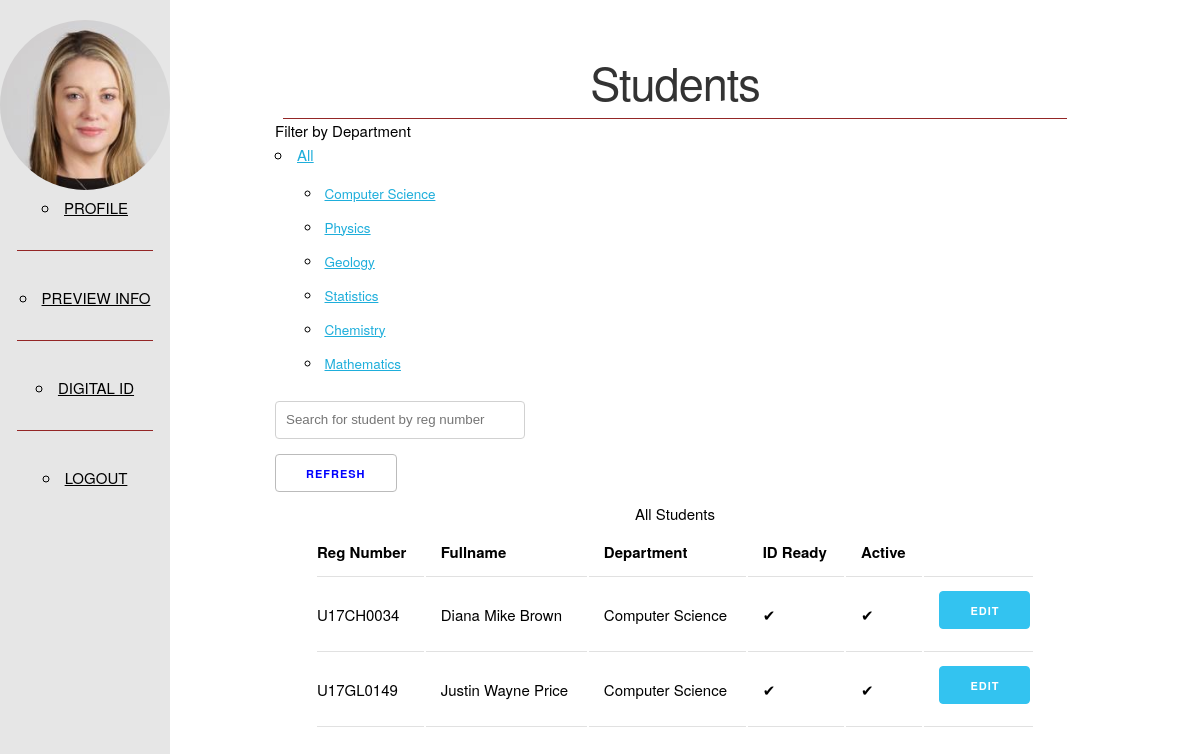
Page /admin/students/Computer Science (signed in) on the committed database.
### id_card/models.py (models this page shows, shortened)
class User(db.Model, UserMixin):
    __tablename__ = 'users'
    id = db.Column(db.Integer, primary_key=True)
    user_id = db.Column(db.String(64), unique=True, nullable=False)
    password_hash = db.Column(db.String(128))
    first_name = db.Column(db.String(128))
    middle_name = db.Column(db.String(128))
    last_name = db.Column(db.String(128))
    gender = db.Column(db.CHAR)
    state_of_origin = db.Column(db.String(64))
    blood_group = db.Column(db.String(5))
    dob = db.Column(db.Date)
    course = db.Column(db.String(64))
    department = db.Column(db.String(64))
    expiry_date = db.Column(db.Date)
    email = db.Column(db.String(128), unique=True, nullable=False)
    number = db.Column(db.String(64))
    address = db.Column(db.String(128))
    id_ready = db.Column(db.BOOLEAN, default=False)
    rusticated = db.Column(db.BOOLEAN, default=False)
    nok_fullname = db.Column(db.String(128))
    nok_address = db.Column(db.String(128))
    nok_number = db.Column(db.String(64))
    """ User role column instead of Role model.
    Roles are:
    : STUDENT
    : ADMIN
    """
    role = db.Column(db.String(64), nullable=False)
    is_active = db.Column(db.BOOLEAN, default=True)
    """PASSWORD METHODS AND VERIFICATION"""
    @property
    def password(self) -> AttributeError:
        raise AttributeError('PROPERTY NOT ACCESSIBLE')
    """----------------------------------------------------------"""
    """STATIC AND CLASS METHODS"""

### id_card/admin/views.py (the view)
@admin.route('/admin/students/<dep>')
@login_required
def filtered_students(dep):
    all = User.query.filter_by(role='STUDENT')
    deps = {user.department for user in all}
    students = User.query.filter_by(department=dep).order_by(User.user_id)
    return render_template('admin/students_by_dep.html', students=students, deps=deps)

### id_card/models.py (called while the page is built)
@login_manager.user_loader
def load_user(user_id):
    return User.query.get(user_id)

### id_card/templates/admin/students_by_dep.html (shortened to what this page needs)
{% extends "base.html" %}
{% block content %}
<div id="main">
    <div class="header">
        <h1>Students</h1>
    </div>
    <div class="content">
        <div class="pure-menu pure-menu-horizontal">
            <span class="pure-menu-heading">Filter by Department</span>
            <ul class="pure-menu-list">
                <li class="pure-menu-item pure-menu-has-children pure-menu-allow-hover">
                    <a href="{{ url_for('.students') }}" id="menuLink1" class="pure-menu-link">All</a>
                    <ul class="pure-menu-children">
                        {% for dep in deps %}
                        <li class="pure-menu-item">
                            <a href="{{ url_for('.filtered_students', dep=dep) }}" class="pure-menu-link">{{ dep }}</a>
                        </li>
                        {% endfor %}
                    </ul>
                </li>
            </ul>
        </div>
        <div class="">
            <input type="text" onkeyup="search()" placeholder="Search for student by reg number" id="searchBtn" style="min-width: 250px;">
        </div>
        <a class="button info" href="{{ url_for('.refresh') }}">Refresh</a>
        <table class="custom-table">
            <caption>All Students</caption>
            <thead>
                <tr>
                    <th>Reg Number</th>
                    <th>Fullname</th>
                    <th>Department</th>
                    <th>ID Ready</th>
                    <th>Active</th>
                    <th></th>
                </tr>
            </thead>
            <tbody>
                {% for st in students %}
                <tr class="{{st.user_id}}">
                    <td>{{ st.user_id }}</td>
                    <td>
                        {{ st.first_name }}
                        {% if st.middle_name != '' %}
                        {{ st.middle_name }}
                        {% endif %}
                        {{ st.last_name }}
                    </td>
                    <td>{{ st.department }}</td>
                    {% if st.id_ready %}
                    <td>✔</td>
                    {% else %}
                    <td>❌</td>
                    {% endif %}
                    {% if st.is_active %}
                    <td>✔</td>
                    {% else %}
                    <td>❌</td>
                    {% endif %}
                    <td><a href="{{ url_for('.edit_student', id=st.id) }}" class="button button-primary">Edit</a></td>
                </tr>
                {% endfor %}
            </tbody>
        </table>
    </div>
</div>
{% endblock %}

### id_card/templates/nav.html (shortened to what this page needs)
{% if current_user.role == 'STUDENT' %}
<div class="pure-menu">
    <span class="pure-menu-heading">
        <img class="pure-img-responsive" src="{{ url_for('static', filename='img/profiles/{}.jpg'.format(current_user.user_id)) }}">
    </span>
    <ul class="pure-menu-list">
        <li class="pure-menu-item">
            <a class="pure-menu-link" href="{{ url_for('student.index', id=current_user.id) }}">PROFILE</a>
        </li>
        <hr>
        <li class="pure-menu-item">
            <a class="pure-menu-link" href="{{ url_for('student.preview_info', id=current_user.id) }}">PREVIEW INFO</a>
        </li>
        <hr>
        <li class="pure-menu-item">
            <a class="pure-menu-link" href="{{ url_for('student.digital_id', id=current_user.id) }}">DIGITAL ID</a>
        </li>
        <hr>
        <li class="pure-menu-item">
            <a class="pure-menu-link" href="{{ url_for('logout') }}">LOGOUT</a>
        </li>
    </ul>
</div>
{% endif %}

### id_card/static/css/skeleton.css (style rules this page uses)
html { font-size: 62.5%; }
body { font-size: 1.5em; line-height: 1.6; font-weight: 400; font-family: "Raleway", "HelveticaNeue", "Helvetica Neue", Helvetica, Arial, sans-serif; color: #222; }
h1, h2, h3, h4, h5, h6 { margin-top: 0; margin-bottom: 2rem; font-weight: 300; }
h1 { font-size: 4.0rem; line-height: 1.2; letter-spacing: -.1rem; }
@media (min-width: 550px) { h1 { font-size: 5.0rem; } }
a { color: #1EAEDB; }
.button, button, input[type="submit"], input[type="reset"], input[type="button"] { display: inline-block; height: 38px; padding: 0 30px; color: #555; text-align: center; font-size: 11px; font-weight: 600; line-height: 38px; letter-spacing: .1rem; text-transform: uppercase; text-decoration: none; white-space: nowrap; background-color: transparent; border-radius: 4px; border: 1px solid #bbb; cursor: pointer; box-sizing: border-box; }
.button.button-primary, button.button-primary, input[type="submit"].button-primary, input[type="reset"].button-primary, input[type="button"].button-primary { color: #FFF; background-color: #33C3F0; border-color: #33C3F0; }
input[type="email"], input[type="number"], input[type="search"], input[type="text"], input[type="tel"], input[type="url"], input[type="password"], textarea, select { height: 38px; padding: 6px 10px; background-color: #fff; border: 1px solid #D1D1D1; border-radius: 4px; box-shadow: none; box-sizing: border-box; }
input[type="email"], input[type="number"], input[type="search"], input[type="text"], input[type="tel"], input[type="url"], input[type="password"], textarea { -webkit-appearance: none; -moz-appearance: none; appearance: none; }
ul { list-style: circle inside; }
ol, ul { padding-left: 0; margin-top: 0; }
ul ul, ul ol, ol ol, ol ul { margin: 1.5rem 0 1.5rem 3rem; font-size: 90%; }
li { margin-bottom: 1rem; }
th, td { padding: 12px 15px; text-align: left; border-bottom: 1px solid #E1E1E1; }
th:first-child, td:first-child { padding-left: 0; }
th:last-child, td:last-child { padding-right: 0; }
button, .button { margin-bottom: 1rem; }
input, textarea, select, fieldset { margin-bottom: 1.5rem; }
pre, blockquote, dl, figure, table, p, ul, ol, form { margin-bottom: 2.5rem; }
hr { margin-top: 3rem; margin-bottom: 3.5rem; border-width: 0; border-top: 1px solid #E1E1E1; }

### id_card/static/css/pure-custom.css (style rules this page uses)
body { color: #000000; }
.pure-img-responsive { max-width: 100%; height: auto; }
.content { margin: 0 auto; padding: 0 2em; max-width: 800px; margin-bottom: 50px; line-height: 1.6em; }
.header { width: 70%; margin: auto; color: #333; text-align: center; padding: 2.5em 2em 0; border-bottom: 1px solid #942626; }
.header h1 { margin: 0.2em 0; font-size: 3em; font-weight: 300; }
#menu a { color: #000000; border: none; padding: 0; }
#menu .pure-menu hr { width: 80%; border-color: #942626; }
#menu .pure-menu, #menu .pure-menu ul { border: none; background: transparent; }
#menu .pure-menu-heading img { border-radius: 50%; }
#menu .pure-menu-selected, #menu .pure-menu-heading { background: rgb(230, 230, 230); }
#menu .pure-menu-heading { font-size: 110%; color: #fff; margin: 0; }
@media (min-width: 48em) { .header, .content { padding-left: 2em; padding-right: 2em; } }

### id_card/static/css/custom.css (style rules this page uses)
.info { color: blue; }
table.custom-table { width: 90%; margin: auto; }

### rows in the picture
User: user (picture), department "Statistics"
User: department "Computer Science", user_id "U17GL0149", first_name "Justin", middle_name "Wayne", last_name "Price"
User: department "Physics"
User: department "Geology"
User: department "Chemistry"
User: department "Mathematics"
User: user_id "U17CH0034", first_name "Diana", middle_name "Mike", last_name "Brown", department "Computer Science"
